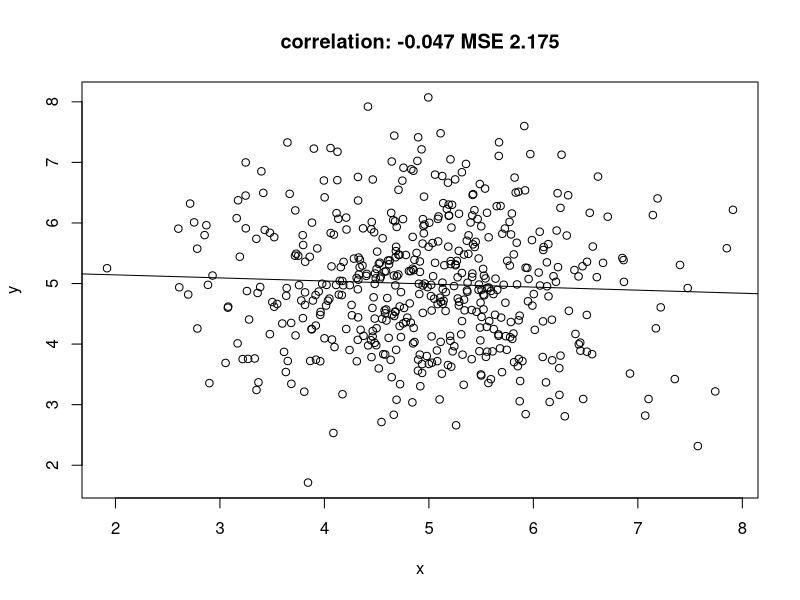
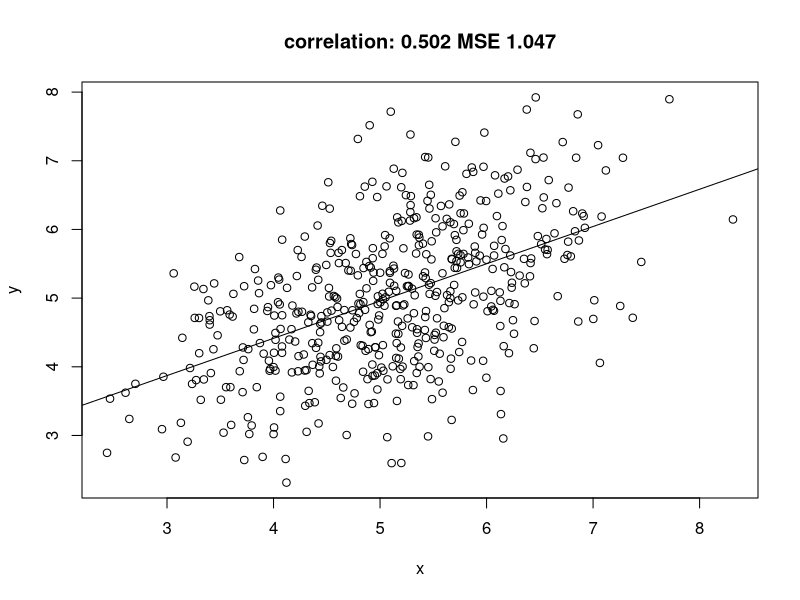
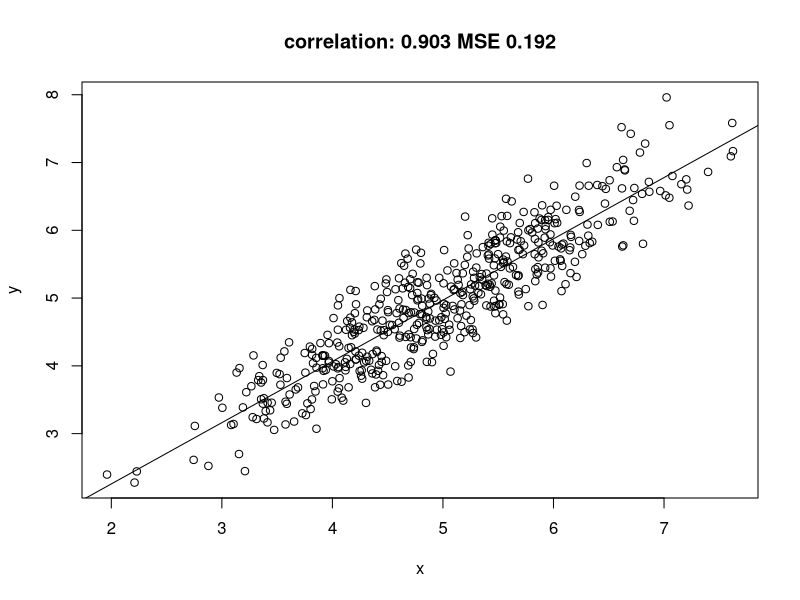
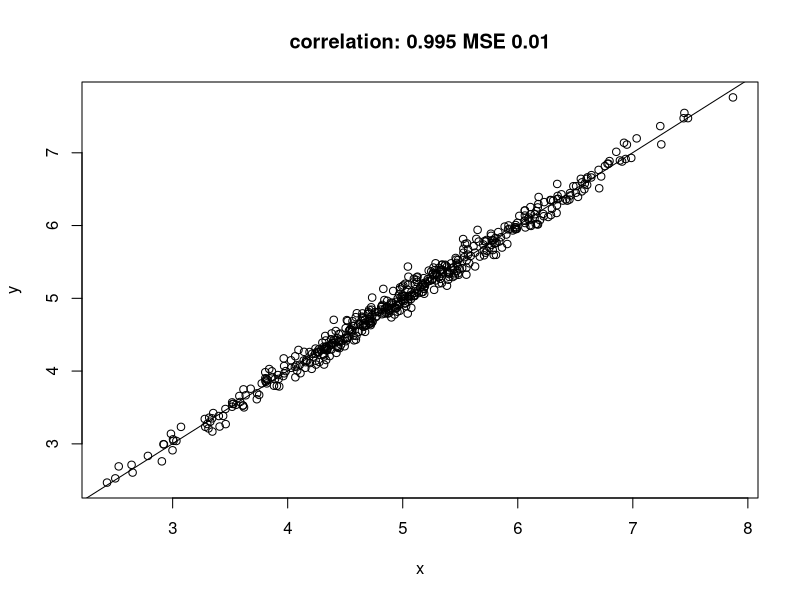
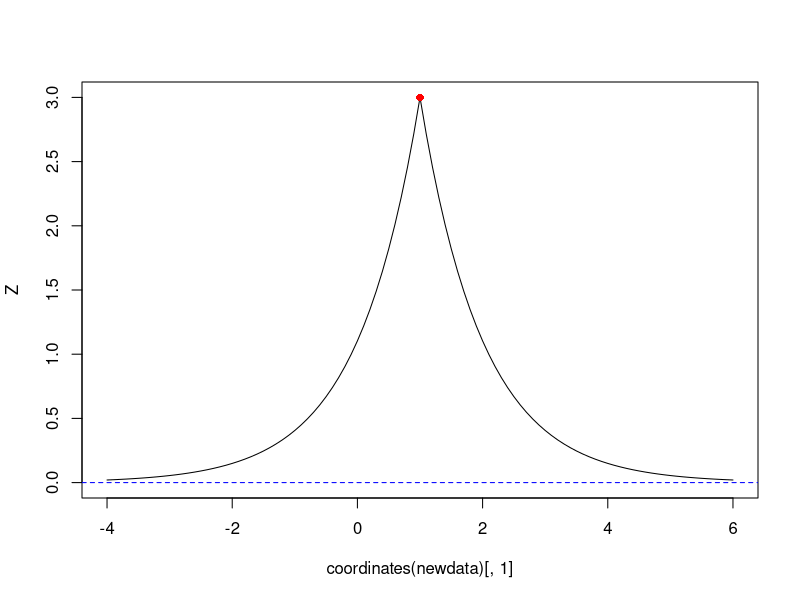
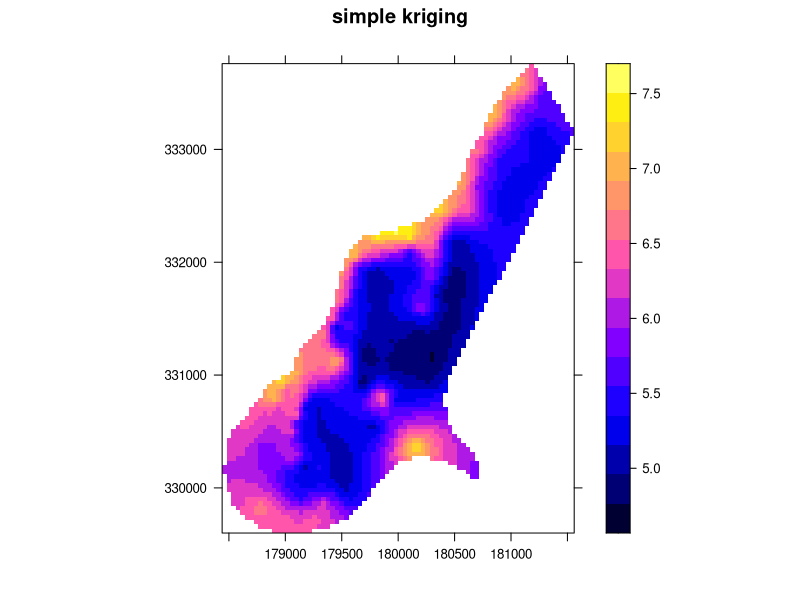

R code for these plots, in order:
## ---- chunk 1
library(mvtnorm)
r = 0.0
Sigma = cbind(c(1, r), c(r, 1))
out = rmvnorm(500, c(5,5), Sigma)
x = out[,1]
y = out[,2]
plot(x, y)
model = lm(y~x)
summary(model)
lines(abline(model))
mse = round(mean((x-y)^2), digits=3)
title(paste("correlation:", round(cor(x,y),digits=3), "MSE", mse))

r = .5
Sigma = cbind(c(1, r), c(r, 1))
out = rmvnorm(500, c(5,5), Sigma)
x = out[,1]
y = out[,2]
plot(x, y)
model = lm(y~x)
summary(model)
lines(abline(model))
mse = round(mean((x-y)^2), digits=3)
title(paste("correlation:", round(cor(x,y),digits=3), "MSE", mse))

r = .9
Sigma = cbind(c(1, r), c(r, 1))
out = rmvnorm(500, c(5,5), Sigma)
x = out[,1]
y = out[,2]
plot(x, y)
model = lm(y~x)
summary(model)
lines(abline(model))
mse = round(mean((x-y)^2), digits=3)
title(paste("correlation:", round(cor(x,y),digits=3), "MSE", mse))

r = .95
Sigma = cbind(c(1, r), c(r, 1))
out = rmvnorm(500, c(5,5), Sigma)
x = out[,1]
y = out[,2]
y = x + 0.1 * rnorm(500)
plot(x, y)
model = lm(y~x)
summary(model)
lines(abline(model))
mse = round(mean((x-y)^2), digits=3)
title(paste("correlation:", round(cor(x,y),digits=3), "MSE", mse))
## ---- chunk 2
library(sp)
cov = function(h) exp(-h)

sk = function(data, newdata, mu, cov) {
	library(sp) # spDists
	V = cov(spDists(data))
	v = cov(spDists(data, newdata))
	mu + t(v) %*% solve(V, data[[1]] - mu)
}

# prediction location at (0,1):
newdata = SpatialPoints(cbind(0,1))

# observation location at (1,1), with attribute value (y) 3:
pts = SpatialPoints(cbind(1,1))
data = SpatialPointsDataFrame(pts, data.frame(z = 3))

sk(data, newdata, 0, cov) # mu = 0
newdata = SpatialPoints(cbind(.1 * 0:20, 1))
sk(data, newdata, 0, cov) # mu = 0
## ---- chunk 3
newdata = SpatialPoints(cbind(seq(-4,6,by=.1), 1))
Z = sk(data, newdata, 0, cov) # mu = 0
plot(coordinates(newdata)[,1], Z, type='l', ylim = c(0,3))
points(as(data, "data.frame")[,c(2,1)], col='red', pch=16)
abline(0,0, col='blue', lty=2)
## ---- chunk 4
data(meuse, package = "sp")
coordinates(meuse) = ~x+y
data(meuse.grid, package = "sp")
coordinates(meuse.grid) = ~x+y
gridded(meuse.grid) = TRUE
meuse[[1]] = log(meuse$zinc)
meuse.grid$sk = sk(meuse, meuse.grid, mean(log(meuse$zinc)), function(h) exp(-h/300))
spplot(meuse.grid["sk"], main = "simple kriging", scales = list(draw = TRUE))
